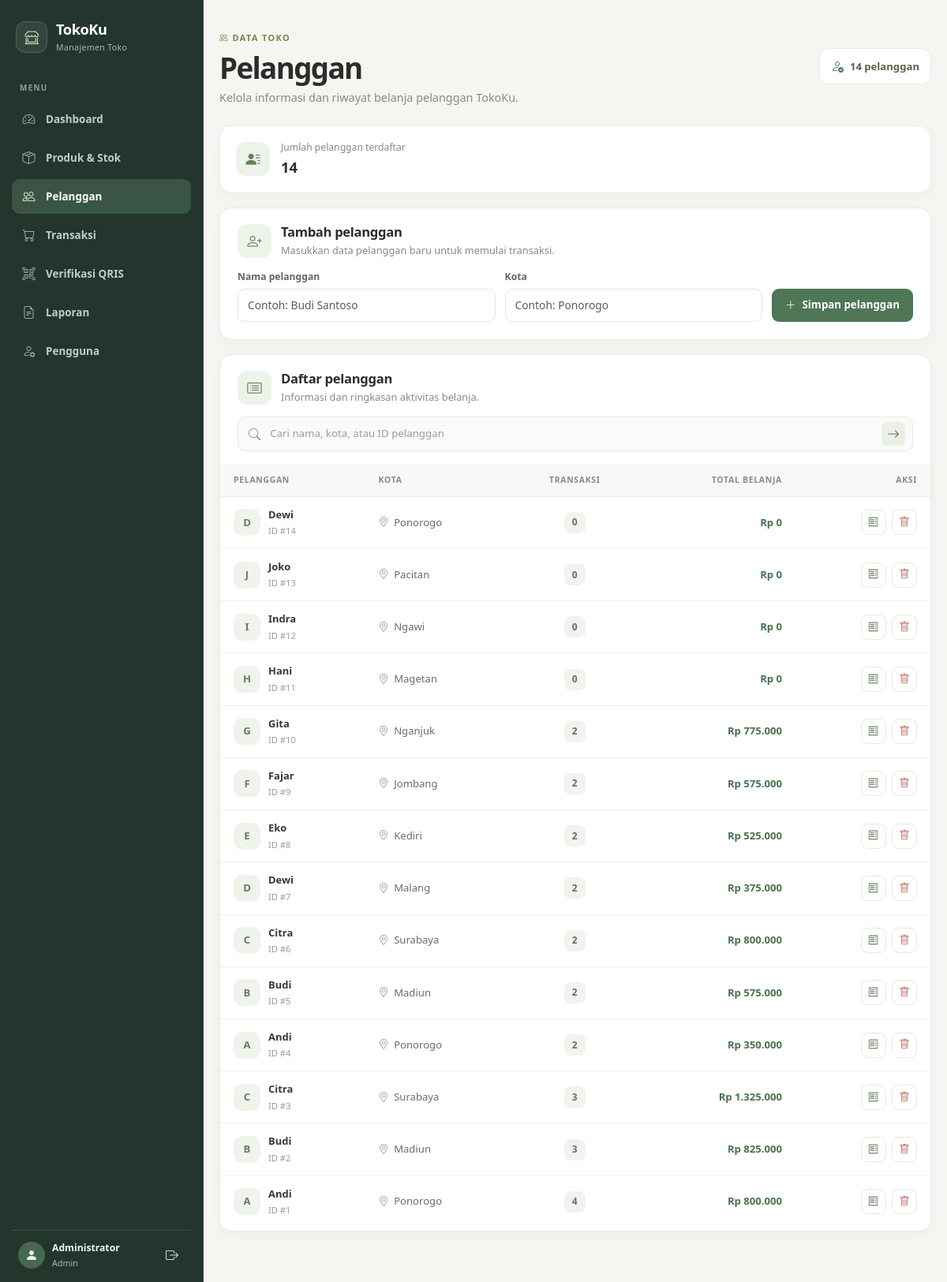
The page /pelanggan.php (signed in) on the database as committed earlier.
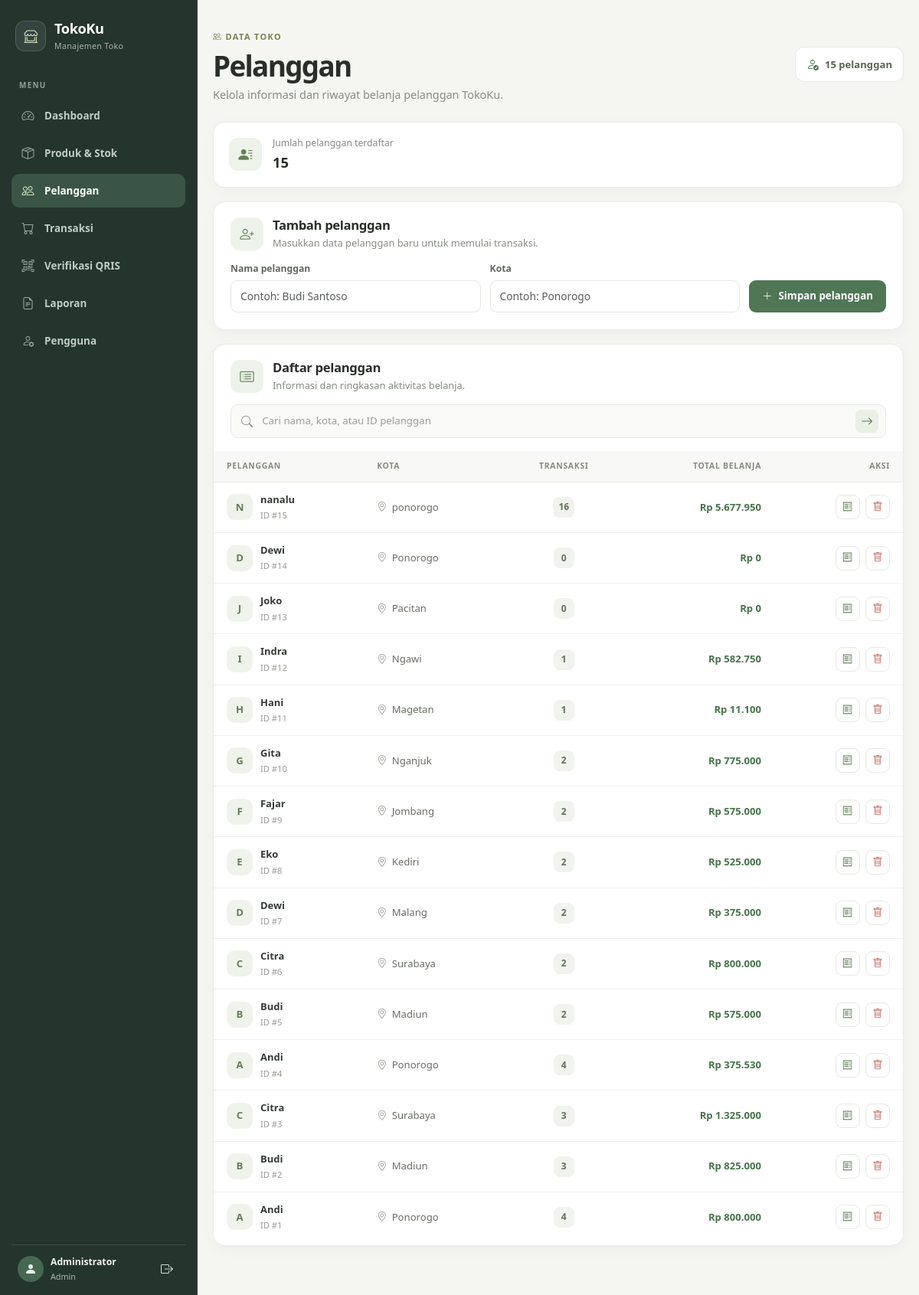
The same page on the database as committed later.
### tables this page shows
CREATE TABLE `tbl_pelanggan` (
  `id_pelanggan` int(11) NOT NULL,
  `nama_pelanggan` varchar(100) DEFAULT NULL,
  `kota` varchar(50) DEFAULT NULL
);

### auth.php (called while the page is built, shortened)
<?php
function isLogin() {
    return isset($_SESSION['user_id']);
}
?>

### config.php (called while the page is built, shortened)
<?php
function rupiah($n) {
    return "Rp " . number_format($n, 0, ',', '.');
}
require_once __DIR__ . '/auth.php';
?>

### pelanggan.php (the view, shortened to what this page needs)
<?php
require 'config.php';
$isAdmin = $_SESSION['role'] === 'admin';
$keyword = trim($_GET['q'] ?? '');
$jumlah = (int)$conn->query("SELECT COUNT(*) AS n FROM tbl_pelanggan")->fetch_assoc()['n'];
$sql = "SELECT p.id_pelanggan, p.nama_pelanggan, p.kota,
               COUNT(t.id_transaksi) AS total_transaksi,
               COALESCE(SUM(t.total_belanja), 0) AS total_belanja
        FROM tbl_pelanggan p
        LEFT JOIN tbl_transaksi t ON t.id_pelanggan = p.id_pelanggan
            AND t.status_pembayaran = 'terverifikasi'";
if ($keyword !== '') {
    $cari = '%' . $keyword . '%';
    $stmt = $conn->prepare(
        $sql . " WHERE p.nama_pelanggan LIKE ? OR p.kota LIKE ? OR CAST(p.id_pelanggan AS CHAR) LIKE ?
        GROUP BY p.id_pelanggan, p.nama_pelanggan, p.kota
        ORDER BY p.id_pelanggan DESC"
    );
    $stmt->bind_param("sss", $cari, $cari, $cari);
} else {
    $stmt = $conn->prepare(
        $sql . " GROUP BY p.id_pelanggan, p.nama_pelanggan, p.kota
        ORDER BY p.id_pelanggan DESC"
    );
}
$stmt->execute();
$resultPelanggan = $stmt->get_result();
$rows = [];
while ($row = $resultPelanggan->fetch_assoc()) {
    $rows[] = $row;
}
?>
<!DOCTYPE html>
<html lang="id">
<head>
    <link href="https://cdn.jsdelivr.net/npm/bootstrap@5.3.2/dist/css/bootstrap.min.css" rel="stylesheet">
    <link href="https://cdn.jsdelivr.net/npm/bootstrap-icons@1.11.1/font/bootstrap-icons.css" rel="stylesheet">
    <link rel="stylesheet" href="style.css">
</head>
<body class="management-page">
<?php include 'navbar.php'; ?>
<main class="management-container">
    <header class="management-heading">
        <div>
            <span class="management-eyebrow"><i class="bi bi-people"></i> DATA TOKO</span>
            <h1>Pelanggan</h1>
            <p>Kelola informasi dan riwayat belanja pelanggan TokoKu.</p>
        </div>
        <span class="management-count"><i class="bi bi-person-check"></i> <?= number_format($jumlah, 0, ',', '.') ?> pelanggan</span>
    </header>
    <section class="management-summary">
        <span class="management-summary-icon"><i class="bi bi-person-lines-fill"></i></span>
        <span><small>Jumlah pelanggan terdaftar</small><strong><?= number_format($jumlah, 0, ',', '.') ?></strong></span>
    </section>
    <section class="management-panel add-customer-panel">
        <div class="management-panel-heading"><span class="management-panel-icon"><i class="bi bi-person-plus"></i></span><div><h2>Tambah pelanggan</h2><p>Masukkan data pelanggan baru untuk memulai transaksi.</p></div></div>
        <form class="customer-add-form" method="post">
            <label><span>Nama pelanggan</span><input type="text" name="nama" class="form-control" maxlength="100" placeholder="Contoh: Budi Santoso" required></label>
            <label><span>Kota</span><input type="text" name="kota" class="form-control" maxlength="50" placeholder="Contoh: Ponorogo" required></label>
            <button name="tambah" class="management-primary-button"><i class="bi bi-plus-lg"></i> Simpan pelanggan</button>
        </form>
    </section>
    <section class="management-panel customer-list-panel">
        <div class="management-panel-heading">
            <span class="management-panel-icon"><i class="bi bi-card-list"></i></span>
            <div><h2>Daftar pelanggan</h2><p>Informasi dan ringkasan aktivitas belanja.</p></div>
        </div>
        <form class="management-search" method="get">
            <i class="bi bi-search"></i>
            <input type="search" name="q" value="<?= htmlspecialchars($keyword) ?>" placeholder="Cari nama, kota, atau ID pelanggan">
            <button aria-label="Cari pelanggan"><i class="bi bi-arrow-right"></i></button>
        </form>
        <div class="management-table-wrap">
            <table class="table management-table align-middle mb-0">
                <thead><tr><th>Pelanggan</th><th>Kota</th><th class="text-center">Transaksi</th><th class="text-end">Total belanja</th><th class="text-end">Aksi</th></tr></thead>
                <tbody>
                <?php if ($rows): ?>
                    <?php foreach ($rows as $row): ?>
                    <tr>
                        <td><span class="management-person"><span class="management-avatar"><?= htmlspecialchars(strtoupper(substr($row['nama_pelanggan'] ?? '?', 0, 1))) ?></span><span><strong><?= htmlspecialchars($row['nama_pelanggan'] ?? 'Pelanggan') ?></strong><small>ID #<?= (int)$row['id_pelanggan'] ?></small></span></span></td>
                        <td><span class="management-city"><i class="bi bi-geo-alt"></i> <?= htmlspecialchars($row['kota'] ?? '-') ?></span></td>
                        <td class="text-center"><span class="management-pill"><?= (int)$row['total_transaksi'] ?></span></td>
                        <td class="text-end management-money"><?= rupiah($row['total_belanja']) ?></td>
                        <td class="text-end">
                            <a href="transaksi.php?pelanggan=<?= (int)$row['id_pelanggan'] ?>" class="management-action" title="Lihat transaksi pelanggan"><i class="bi bi-receipt"></i></a>
                            <?php if ($isAdmin): ?>
                                <form method="post" class="d-inline" onsubmit="return confirm('Hapus pelanggan ini?')">
                                    <button name="hapus" value="<?= (int)$row['id_pelanggan'] ?>" class="management-action is-danger" title="Hapus pelanggan"><i class="bi bi-trash"></i></button>
                                </form>
                            <?php endif; ?>
                        </td>
                    </tr>
                    <?php endforeach; ?>
                <?php else: ?>
                    <tr><td colspan="5"><div class="management-empty"><i class="bi bi-person-exclamation"></i><strong>Pelanggan tidak ditemukan</strong><span>Coba kata kunci lain atau tambahkan pelanggan baru.</span></div></td></tr>
                <?php endif; ?>
                </tbody>
            </table>
        </div>
    </section>
</main>
</body>
</html>

### navbar.php (shortened to what this page needs)
<?php
require_once 'auth.php';
$role = $_SESSION['role'] ?? '';
$halamanAktif = basename($_SERVER['PHP_SELF']);
$namaPengguna = $_SESSION['nama_lengkap'] ?? $_SESSION['username'] ?? 'Pengguna';
if ($role === 'pelanggan') {
    $tautanNavigasi = [
        ['belanja.php', 'bi-bag', 'Belanja & Pesanan'],
    ];
    $tautanUtama = 'belanja.php';
} else {
    $tautanNavigasi = [
        ['index.php', 'bi-speedometer2', 'Dashboard'],
        ['produk.php', 'bi-box-seam', 'Produk & Stok'],
        ['pelanggan.php', 'bi-people', 'Pelanggan'],
        ['transaksi.php', 'bi-cart', 'Transaksi'],
        ['verifikasi_qris.php', 'bi-qr-code-scan', 'Verifikasi QRIS'],
        ['laporan.php', 'bi-file-earmark-text', 'Laporan'],
        ['pengguna.php', 'bi-person-gear', 'Pengguna'],
    ];
    $tautanUtama = 'index.php';
}
?>
<aside class="app-sidebar" id="appSidebar">
    <a class="sidebar-brand" href="<?= htmlspecialchars($tautanUtama) ?>">
        <span class="sidebar-brand-icon"><i class="bi bi-shop-window"></i></span>
        <span>TokoKu<small>Manajemen Toko</small></span>
    </a>
    <div class="sidebar-section-label">MENU</div>
    <nav class="sidebar-navigation" aria-label="Navigasi utama">
        <?php foreach ($tautanNavigasi as [$url, $ikon, $label]): ?>
            <a class="sidebar-link <?= $halamanAktif === $url ? 'is-active' : '' ?>" href="<?= htmlspecialchars($url) ?>" <?= $halamanAktif === $url ? 'aria-current="page"' : '' ?>>
                <i class="bi <?= htmlspecialchars($ikon) ?>"></i><span><?= htmlspecialchars($label) ?></span>
            </a>
        <?php endforeach; ?>
    </nav>
    <?php if (isLogin()): ?>
    <div class="sidebar-account">
        <span class="sidebar-account-icon"><i class="bi bi-person-fill"></i></span>
        <span class="sidebar-account-info"><strong><?= htmlspecialchars($namaPengguna) ?></strong><small><?= htmlspecialchars(ucfirst($role)) ?></small></span>
        <a class="sidebar-logout" href="logout.php" aria-label="Logout" title="Logout"><i class="bi bi-box-arrow-right"></i></a>
    </div>
    <?php endif; ?>
</aside>

Rows that differ between the two databases and show on the page:
added tbl_pelanggan: nama_pelanggan "N", nama_pelanggan "nanalu", id_pelanggan "15", kota "ponorogo", total_transaksi "16", total_belanja "Rp 5.677.950"
computed for tbl_pelanggan "Ngawi": total_transaksi "0" → "1"; total_belanja "Rp 0" → "Rp 582.750"
computed for tbl_pelanggan "Magetan": total_transaksi "0" → "1"; total_belanja "Rp 0" → "Rp 11.100"
computed for tbl_pelanggan id 4: total_transaksi "2" → "4"; total_belanja "Rp 350.000" → "Rp 375.530"
Other text that changed with them:
$jumlah: "14" → "15"
